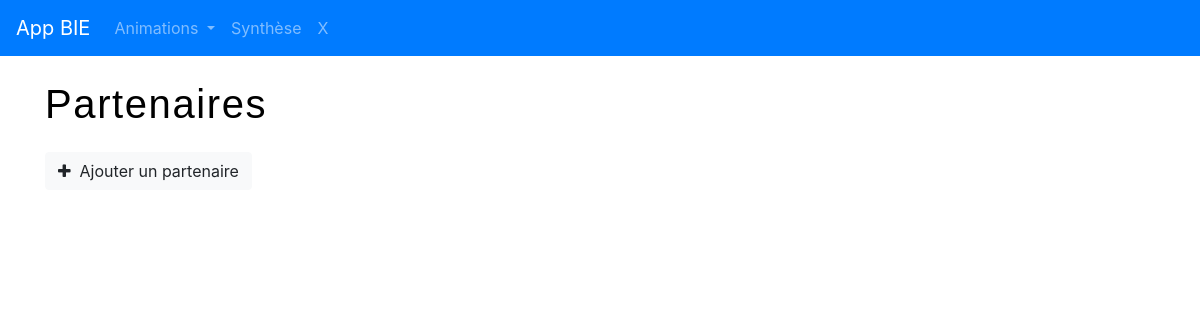
The page /view/frontend/partenaires.php on the database as committed earlier.
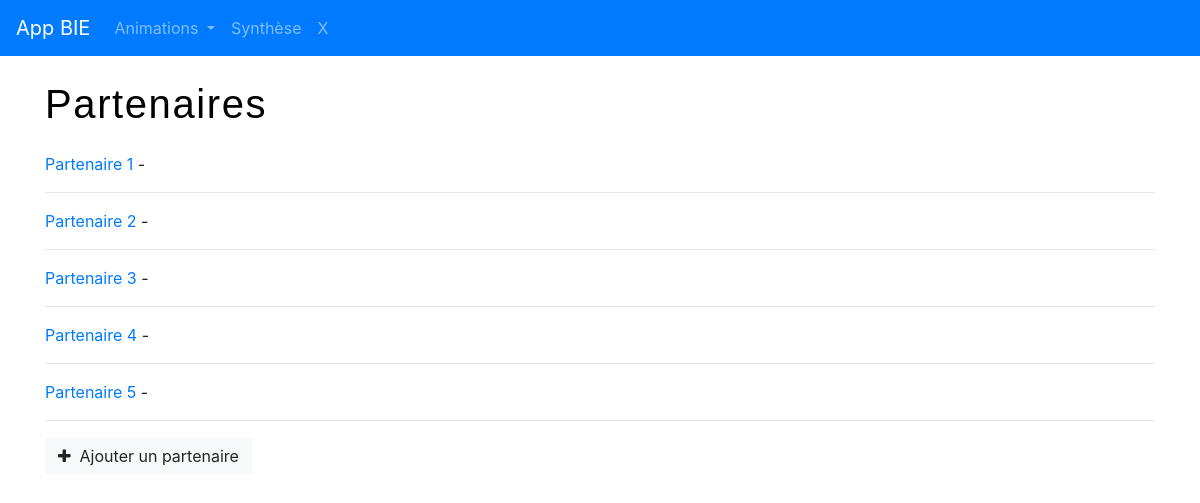
The same page on the database as committed later.
### tables this page shows
CREATE TABLE `partenaires` (
  `id` int(11) NOT NULL,
  `nom` varchar(50) NOT NULL,
  `tel` varchar(20) DEFAULT NULL,
  `email` varchar(50) DEFAULT NULL,
  `contact` int(3) DEFAULT NULL
);

### Model/Manager.php (called while the page is built, shortened)
<?php
abstract class Manager
{
   public function __construct()
   {
        $this->db = NEW PDO('mysql:host=localhost;dbname=anim_app;charset=utf8',
            'root','root',
            array(PDO::ATTR_ERRMODE => PDO::ERRMODE_EXCEPTION));
   }
}

### Model/PartenaireManager.php (called while the page is built, shortened)
<?php
class PartenaireManager extends Manager
{
    public function lireTousPartenaires()
    {
        $sql = "SELECT *
                FROM partenaires
                ORDER BY nom ASC
                ";
        $req = $this->db->query($sql);
        $arrayPartenaires = array();
        while ($ligne = $req->fetch()) {
            $arrayPartenaires[] = new Partenaire($ligne);
        }
        return $arrayPartenaires;
    }
}

### Model/Entity.php (called while the page is built, shortened)
<?php
abstract class Entity
{
    protected function hydrate($values)
    {
        foreach ($values as $key => $value) {
            $methodName = 'set' . ucfirst($key);
        }
    }
    protected function verifString($str, $length)
    {
        if (iconv_strlen($str) == 0) {
            return '-';
        } else if (iconv_strlen($str) <= $length) {
            return $str;
        } else {
            return substr($str, 0, $length);
        }
    }
}

### Model/Partenaire.php (called while the page is built, shortened)
<?php
class Partenaire  extends Entity
{
    private $id;
    private $nom;
    private $tel;
    public function getId()
    {
        return $this->id;
    }
    public function getNom()
    {
        return $this->nom;
    }
    public function getTel()
    {
        return $this->tel;
    }
    public function setId($id): void
    {
        if (filter_var($id, FILTER_VALIDATE_INT)) {
            $this->id = $id;
        }
    }
    public function setNom($nom): void
    {
        $this->nom = $this->verifString($nom, 50);
    }
    public function setTel($tel): void
    {
        $this->tel = $this->verifString($tel, 13);
    }
}

### view/frontend/partenaires.php (the view, shortened to what this page needs)
<?php $title = 'Partenaires'; ?>
<h1><?= $title ?></h1>
<?php
$partenaireManager = new PartenaireManager();
$partenaires = $partenaireManager->lireTousPartenaires();
if (!isset($_GET['modifier']) && !isset($_GET['ajouter'])  && !isset($_GET['effacer'])) {
    foreach ($partenaires as $partenaire) {
        echo "<p>";
        echo '<a href="?partenaires&modifier=' . $partenaire->getId() . '">';
        echo $partenaire->getNom() . ' ';
        echo '</a>';
        echo $partenaire->getTel() . ' ';
        echo "</p>";
        echo "<hr/>";
    }
    echo '<p><a class="btn btn-light" role="button" href="/?partenaires&ajouter"><i class="fa fa-plus"></i>&nbsp;&nbsp;Ajouter un partenaire</a></p>';
}
?>
<?php
require('view/frontend/template.php');

Rows that differ between the two databases and show on the page:
added partenaires: nom "Partenaire 1", tel "-"
added partenaires: nom "Partenaire 2", tel "-"
added partenaires: nom "Partenaire 3", tel "-"
added partenaires: nom "Partenaire 4", tel "-"
added partenaires: nom "Partenaire 5", tel "-"
